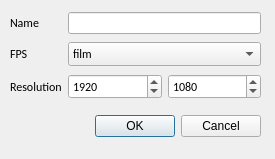
<?xml version="1.0" encoding="UTF-8"?>
<ui version="4.0">
 <class>Dialog</class>
 <widget class="QDialog" name="Dialog">
  <property name="geometry">
   <rect>
    <x>0</x>
    <y>0</y>
    <width>275</width>
    <height>159</height>
   </rect>
  </property>
  <property name="windowTitle">
   <string>New Project</string>
  </property>
  <widget class="QDialogButtonBox" name="buttonBox">
   <property name="geometry">
    <rect>
     <x>80</x>
     <y>110</y>
     <width>181</width>
     <height>32</height>
    </rect>
   </property>
   <property name="orientation">
    <enum>Qt::Horizontal</enum>
   </property>
   <property name="standardButtons">
    <set>QDialogButtonBox::Cancel|QDialogButtonBox::Ok</set>
   </property>
  </widget>
  <widget class="QWidget" name="gridLayoutWidget">
   <property name="geometry">
    <rect>
     <x>10</x>
     <y>10</y>
     <width>251</width>
     <height>91</height>
    </rect>
   </property>
   <layout class="QGridLayout" name="gridLayout">
    <item row="2" column="1">
     <layout class="QHBoxLayout" name="horizontalLayout_2">
      <item>
       <widget class="QSpinBox" name="spinBox_W">
        <property name="font">
         <font>
          <family>Calibri</family>
         </font>
        </property>
        <property name="maximum">
         <number>9999</number>
        </property>
        <property name="value">
         <number>1920</number>
        </property>
       </widget>
      </item>
      <item>
       <widget class="QSpinBox" name="spinBox_H">
        <property name="font">
         <font>
          <family>Calibri</family>
         </font>
        </property>
        <property name="maximum">
         <number>9999</number>
        </property>
        <property name="value">
         <number>1080</number>
        </property>
       </widget>
      </item>
     </layout>
    </item>
    <item row="1" column="0">
     <widget class="QLabel" name="label_2">
      <property name="font">
       <font>
        <family>Calibri</family>
       </font>
      </property>
      <property name="text">
       <string>FPS</string>
      </property>
     </widget>
    </item>
    <item row="0" column="1">
     <widget class="QLineEdit" name="lineEdit_ProjName"/>
    </item>
    <item row="1" column="1">
     <widget class="QComboBox" name="comboBox_FPS">
      <property name="font">
       <font>
        <family>Calibri</family>
       </font>
      </property>
      <item>
       <property name="text">
        <string>film</string>
       </property>
      </item>
      <item>
       <property name="text">
        <string>pal</string>
       </property>
      </item>
      <item>
       <property name="text">
        <string>ntsc</string>
       </property>
      </item>
     </widget>
    </item>
    <item row="0" column="0">
     <widget class="QLabel" name="label">
      <property name="font">
       <font>
        <family>Calibri</family>
       </font>
      </property>
      <property name="text">
       <string>Name</string>
      </property>
     </widget>
    </item>
    <item row="2" column="0">
     <widget class="QLabel" name="label_3">
      <property name="font">
       <font>
        <family>Calibri</family>
       </font>
      </property>
      <property name="text">
       <string>Resolution</string>
      </property>
     </widget>
    </item>
   </layout>
  </widget>
 </widget>
 <resources/>
 <connections>
  <connection>
   <sender>buttonBox</sender>
   <signal>accepted()</signal>
   <receiver>Dialog</receiver>
   <slot>accept()</slot>
   <hints>
    <hint type="sourcelabel">
     <x>248</x>
     <y>254</y>
    </hint>
    <hint type="destinationlabel">
     <x>157</x>
     <y>274</y>
    </hint>
   </hints>
  </connection>
  <connection>
   <sender>buttonBox</sender>
   <signal>rejected()</signal>
   <receiver>Dialog</receiver>
   <slot>reject()</slot>
   <hints>
    <hint type="sourcelabel">
     <x>316</x>
     <y>260</y>
    </hint>
    <hint type="destinationlabel">
     <x>286</x>
     <y>274</y>
    </hint>
   </hints>
  </connection>
 </connections>
</ui>
